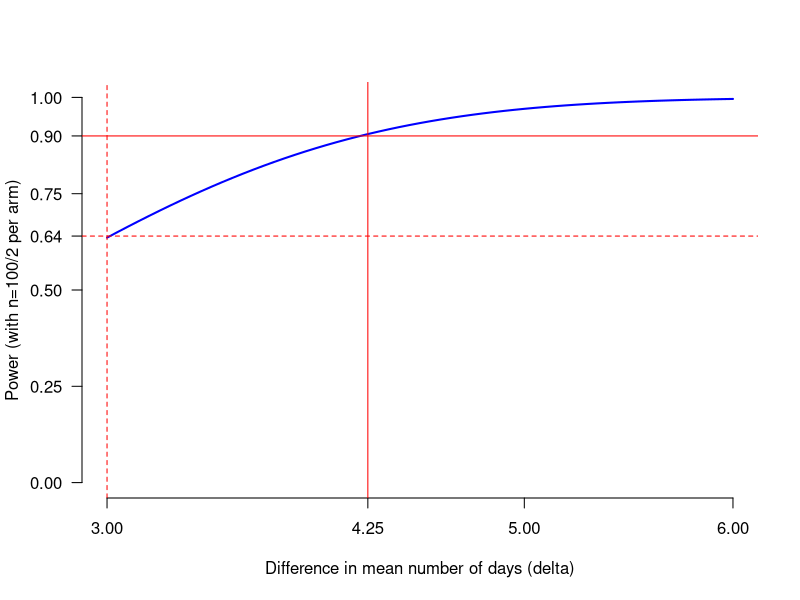

Write R code to recreate this figure.
rm(list=ls())


# Question 1
# First computation by hand, using the EZ principle (see slides)
n.nadja <- 2*6.5^2*(1.96+1.28)^2/(15-12)^2
n.nadja # 98.5608, rounded to n=99 per arm

# Then check using power.t.test() function 
power.t.test(delta=3,sd=6.5,power=0.9) # n = 99.62325, rounded to 100.
# Minor difference (100 vs 99) because an asymptotically equivalent, but
# different, approximation is used.


# Question 2
# First computation by hand, using the EZ principle
All.n <- c(80,100,120,150,198)/2 # sample sizes per arm
sigma <- 6.5
delta <- 15-12
SE <- sigma*sqrt(2/All.n)
EZ <- delta/SE
power.nadja <- pnorm( EZ - 1.96)
data.frame(n=All.n,power=round(power.nadja,2)) # we can check 90% power for n=99

# Then check using power.t.test() function.
# One by one
power.t.test(delta=3,sd=6.5,n=100/2)$power
power.t.test(delta=3,sd=6.5,n=150/2)$power
# or all at once.
power.t.test(delta=3,sd=6.5,n=All.n)$power


# Question 3
# First computation by hand, using the EZ principle. We compute the power
# for many difference in mean delta, to see which one leads to 90% power.
all.delta <- seq(from=3,to=6,by=0.05) # many values for delta ranging from 3 to 6
SE <- sigma*sqrt(2/(100/2))
EZ <- all.delta/SE
power.delta.nadja.100 <- pnorm( EZ - 1.96) #
# Gather results in a table and round
Res.delta.power.nadja <- data.frame(delta=all.delta,
                                    power=round(power.delta.nadja.100,2))
Res.delta.power.nadja # see all
Res.delta.power.nadja[min(which(power.delta.nadja.100>=0.90)),] # answer to the question: 4.25 days

# Plot to summarize the results
plot(x=all.delta,y=power.delta.nadja.100,
     xlab="Difference in mean number of days (delta)",
     ylab="Power (with n=100/2 per arm)",type="l",ylim=c(0,1),
     lwd=2,col="blue",axes=FALSE
     )
axis(1,at=c(3,4.25,5,6))
axis(2,at=c(0,0.25,0.5,0.64,0.75,0.9,1),las=2)
abline(h=0.90,col="red")
abline(v=4.25,col="red")
abline(h=0.64,col="red",lty=2)
abline(v=3,col="red",lty=2)

# check with power.t.test() function
power.t.test(sd=6.5,n=100/2,power=0.9)
